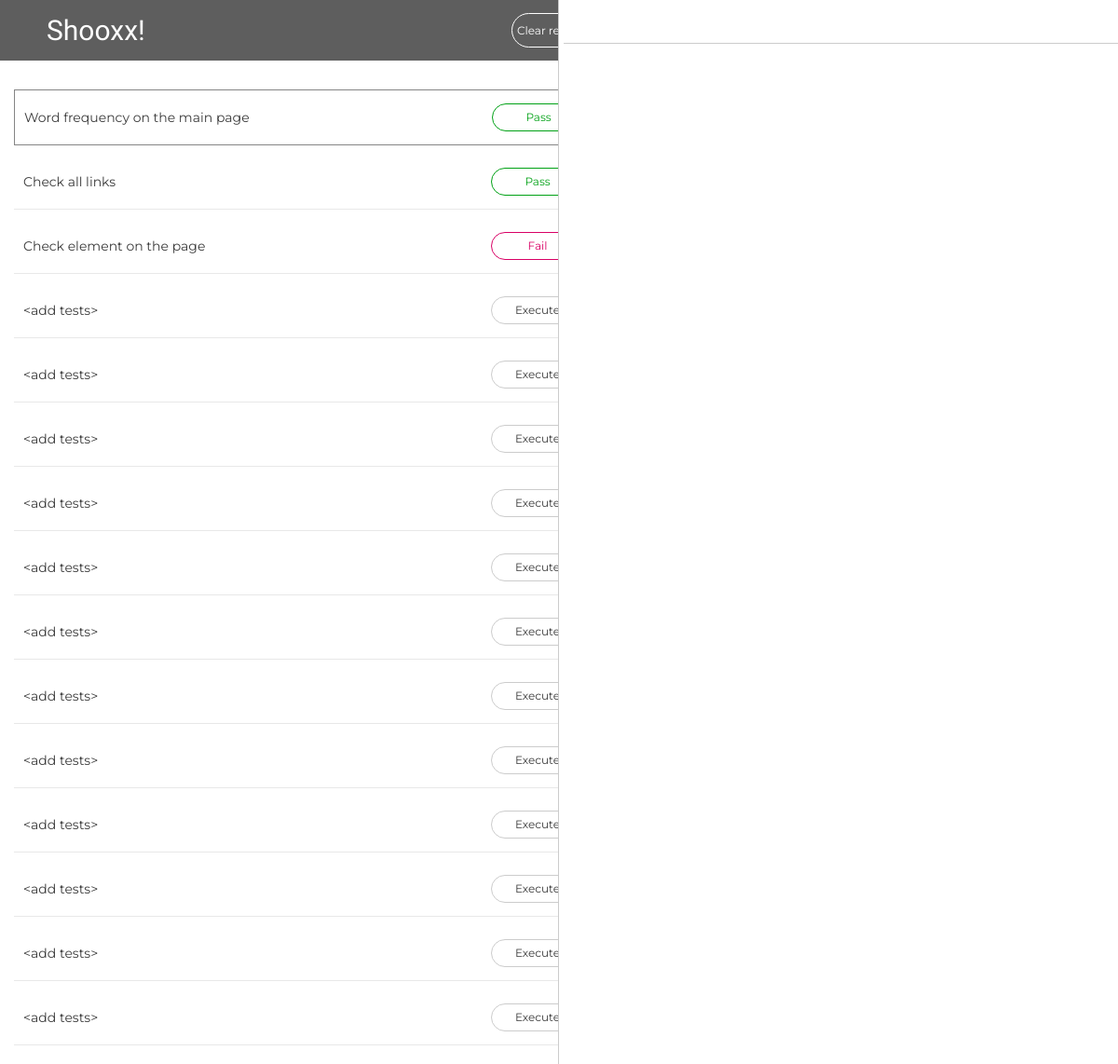
Before: / with the older database file.
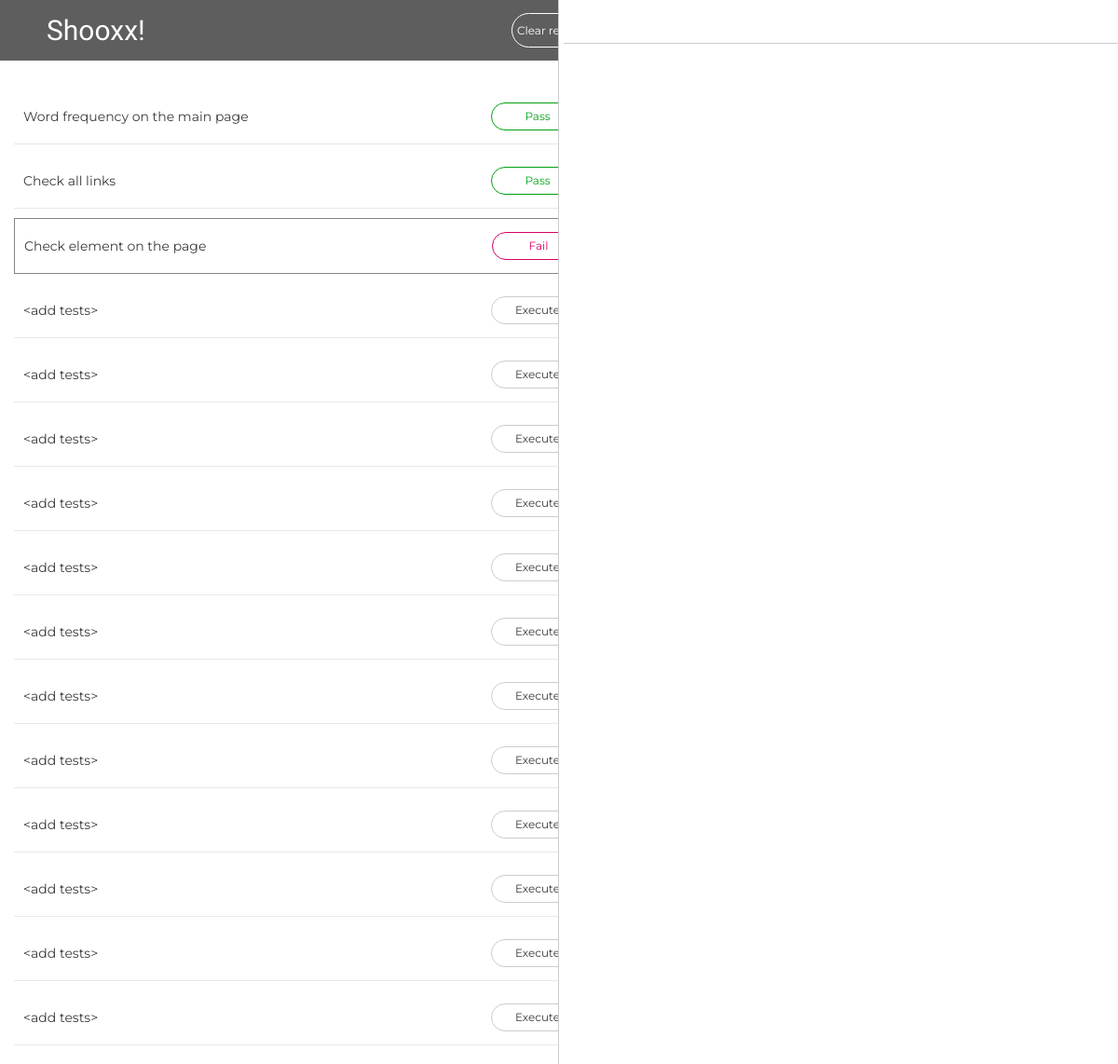
After: the same page with the newer database file.
### tasks/views.py (the view)
# urls.py: path('', views.index),
def index(request):
    tasks = Task.objects.all()
    test_result = TestResult('', '', '')
    if request.GET.get('runall'):
        test_result = run_all(request)
    if request.GET.get('runtest1'):
        test_result = runtest1(request)
    if request.GET.get('runtest2'):
        test_result = runtest2(request)
    if request.GET.get('runtest3'):
        test_result = runtest3(request)
    if request.GET.get('runtest1Log'):
        test_result = show_log('runtest1')
    if request.GET.get('runtest2Log'):
        test_result = show_log('runtest2')
    if request.GET.get('runtest3Log'):
        test_result = show_log('runtest3')
    if request.GET.get('clear'):
        cleartests(request)
    context = {'tasks': tasks, 'test_result': test_result}
    return render(request, 'tasks/list.html', context)

### tasks/templatetags/custom_tags.py (called while the page is built)
@register.filter  # register the template filter with django
def split_value(value):  # Only one argument.
    print('The value is %s with type %s' % (value, type(value)))
    return '' if value is None else value.split('|')

### tasks/templates/tasks/list.html (shortened to what this page needs)
{% load static %}
{% load custom_tags %}
<link rel="stylesheet" href="https://stackpath.bootstrapcdn.com/bootstrap/4.3.1/css/bootstrap.min.css"
>
<link rel="stylesheet" type="text/css" href="{% static 'css/style.css' %}">
<div class="split left">
    <form method="get" class="item-row-logo">
        <div class="flexbox-logo">
            <span class="flex-title-logo">Shooxx!</span>
            <input class="btn-main-logo btn-run" value="Clear results" type="submit" name="clear">
        </div>
     </form>
    <div class="center-column">
        {% for task in tasks %}
        <form method="get" class="item-row-main item-row-test {% if task.active == True %} item-row-active {% endif %}">
            <div class="flexbox">
                <span class="flex-title">{{task.title}}</span>
                {% if task.result == "" %}
                    <input class="btn-main btn-run" value="Execute" type="submit" name="{{task.test_name}}">
                {% elif task.result == "Pass" %}
                    <input class="btn-main btn-run btn-pass" value="{{task.result}}" type="submit" name="{{task.test_name}}">
                {% else %}
                    <input class="btn-main btn-run btn-fail" value="{{task.result}}" type="submit" name="{{task.test_name}}">
                {% endif %}
            </div>
        </form>
        {% endfor %}
    </div>
</div>
<div class="split right">
    <div class="center-column">
        <hr class="split-title">
    </div>
</div>

Changed rows visible on the page:
changed Task "Word frequency on the main page": active True → False (drawn)
changed Task "Check element on the page": active False → True (drawn)
